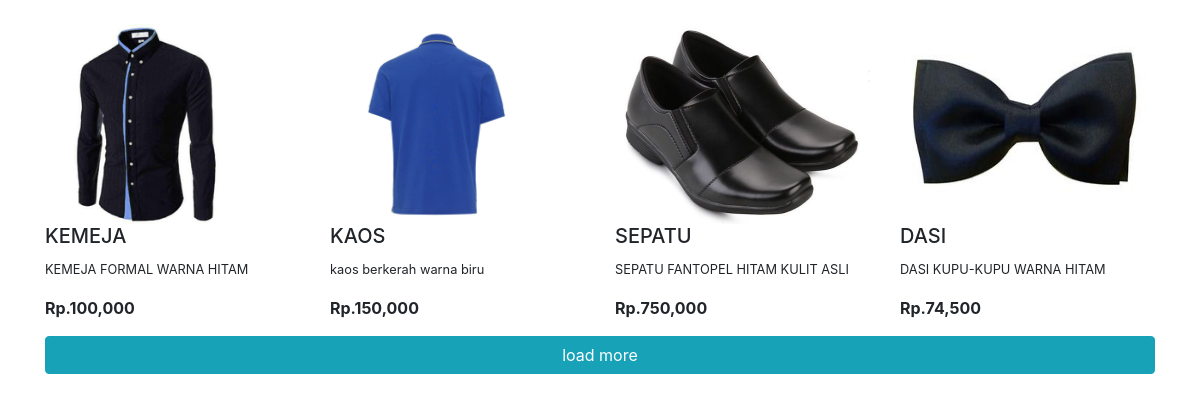
The page / on the database its author committed.
### tables this page shows
CREATE TABLE `products` (
  `id` int(10) NOT NULL,
  `name` varchar(50) NOT NULL,
  `description` text NOT NULL,
  `price` int(9) NOT NULL,
  `stock` int(3) NOT NULL,
  `image` text NOT NULL
);

### application/controllers/Welcome.php (called while the page is built, shortened)
<?php
class Welcome extends CI_Controller {
 public function __construct()
        {
                $this->load->model("product_m");
        }
	public function index()
	{
		$produk = $this->product_m->index();
		$data = array('produk' =>$produk  );
		$this->load->view('welcome_message',$data);
	}
}

### index.php (called while the page is built, shortened)
<?php
require_once BASEPATH.'core/CodeIgniter.php';

### application/models/Product_m.php (called while the page is built, shortened)
<?php
class Product_m extends CI_Model {
	public function index()
	{
		 $query = $this->db->get('products', 4);
                return $query->result();
	}
}

### application/views/welcome_message.php (the view, shortened to what this page needs)
?><!DOCTYPE html>
<html lang="en">
<head>
	<link href="https://stackpath.bootstrapcdn.com/bootstrap/4.1.3/css/bootstrap.min.css" rel="stylesheet">
</head>
<body>
    <div class="container">
	 <div class="row" id="page">
	 <?php foreach ($produk as $product) : ?>
  <div class="col-sm-5 col-md-3" >
    <div class="thumbnail"  >
	 <div class="image">
      <img src="<?php echo base_url()?>uploads/<?php echo $product->image ?>" style="max-width:100%; max-height:100%; height:200px"  alt="" class="img-responsive image1">
    </div>
      <div class="caption">
        <h5 style="min-height:8px;"><?php echo $product->name?></h5>
        <p><small><?php echo $product->description ?></small></p>
		<p><strong>Rp.<?php echo number_format($product->price) ?></strong></p>
      </div>
    </div>
  </div>
  <?php endforeach; ?>
</div>
</div>
	<div class="container">
<button class="btn btn-info container" id="btn" >load more</button>
</div>
</body>
</html>

### rows shown on the page
products: image (picture), name "KEMEJA", description "KEMEJA FORMAL WARNA HITAM", price "100,000"
products: image (picture), name "KAOS", description "kaos berkerah warna biru", price "150,000"
products: image (picture), name "SEPATU", description "SEPATU FANTOPEL HITAM KULIT ASLI", price "750,000"
products: image (picture), name "DASI", description "DASI KUPU-KUPU WARNA HITAM", price "74,500"
